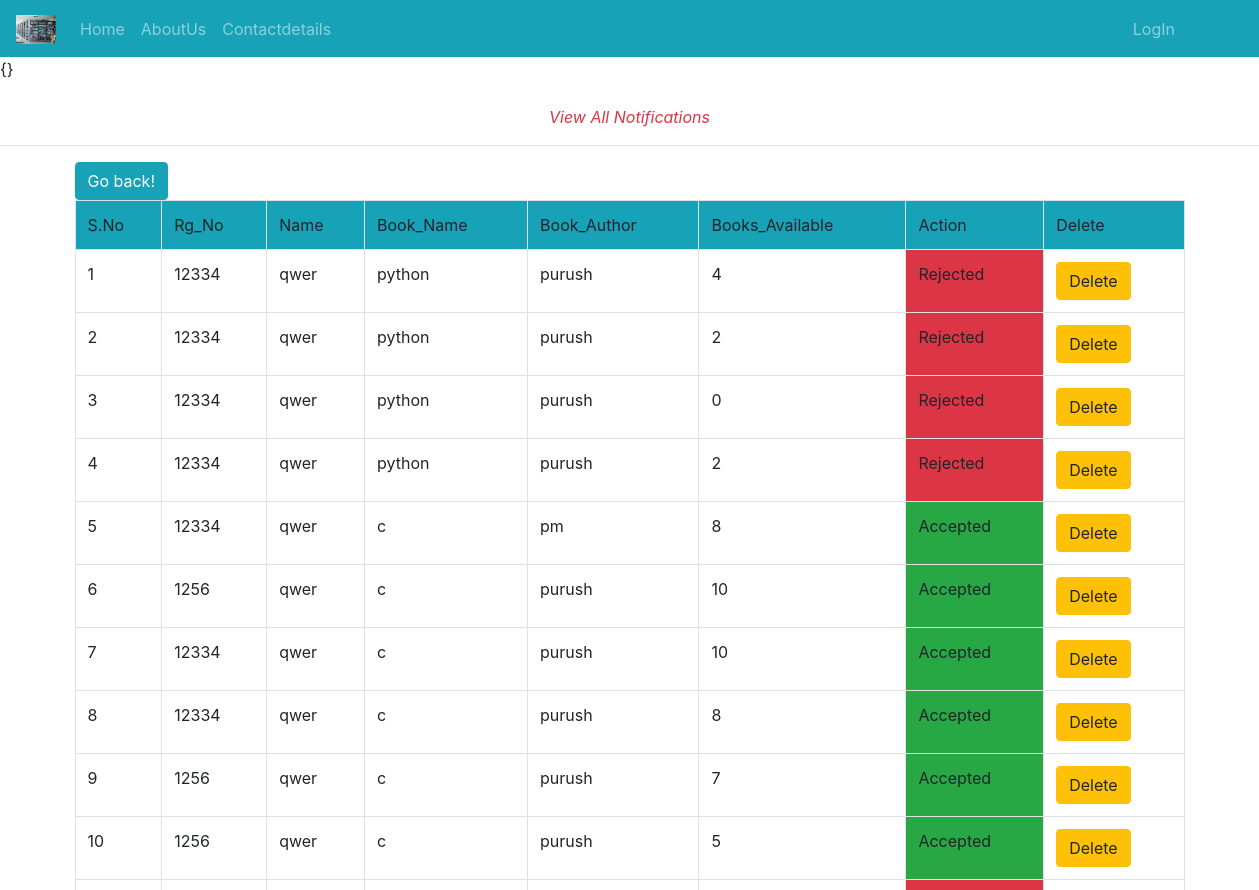
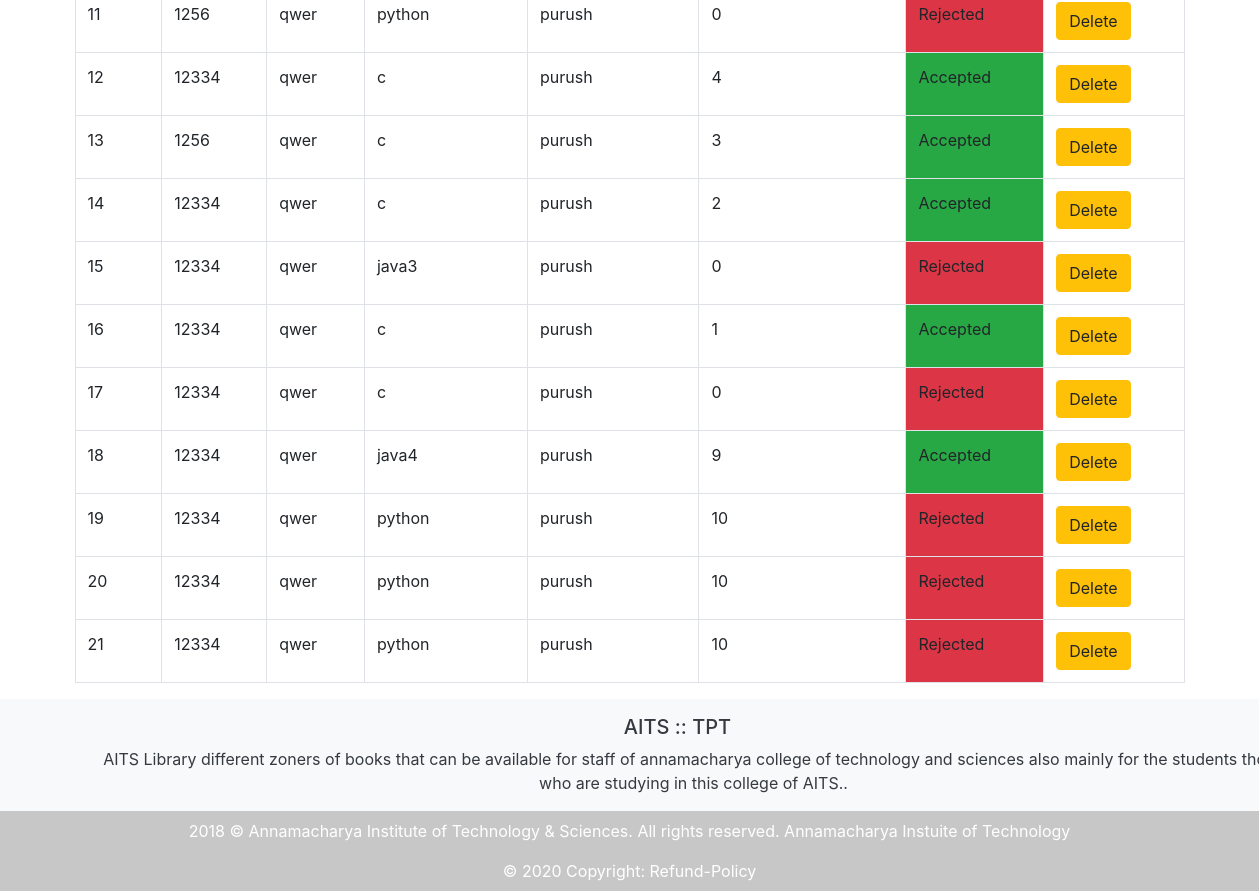
/notipending/, run on an earlier commit of the app's database (2 pictures, top to bottom).
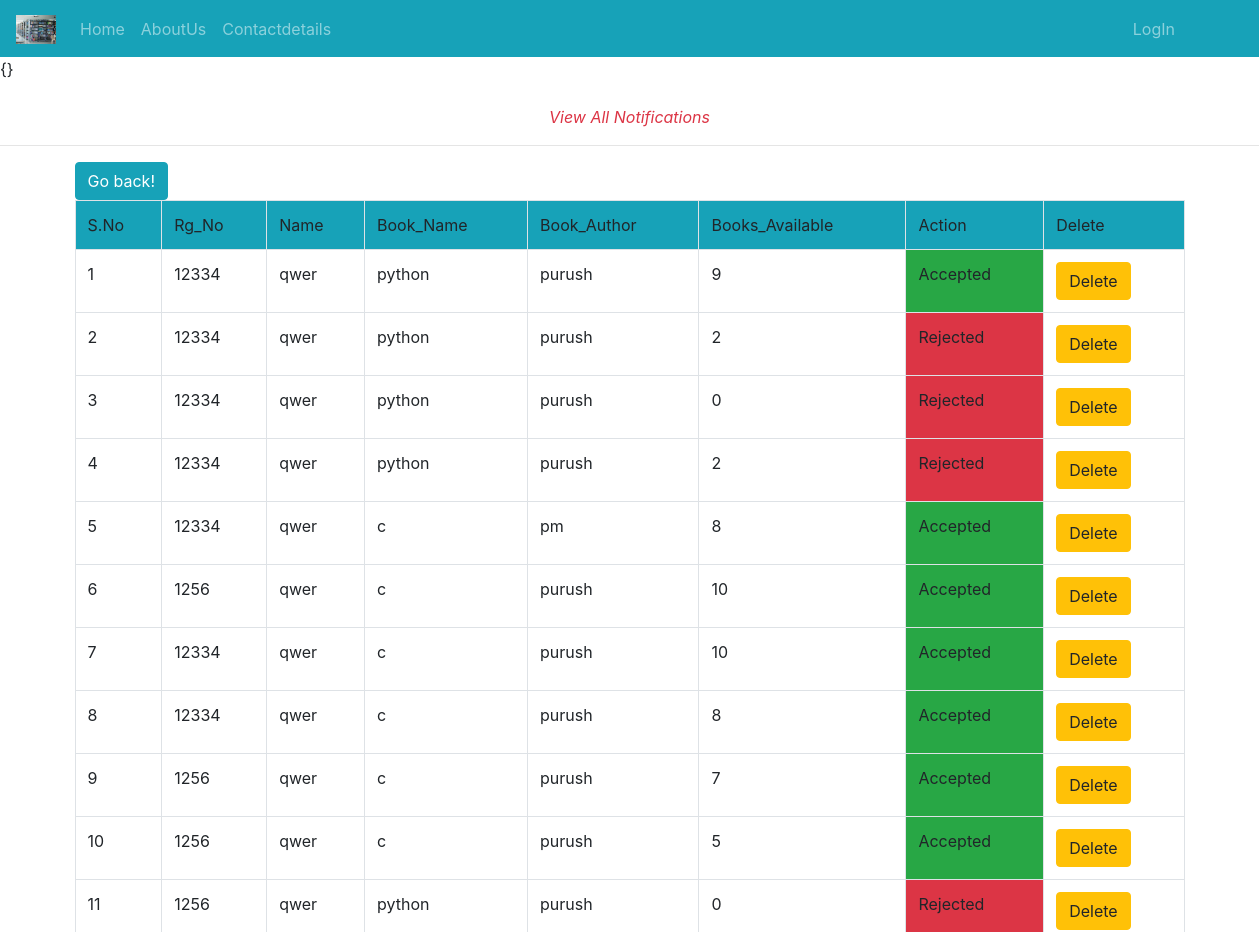
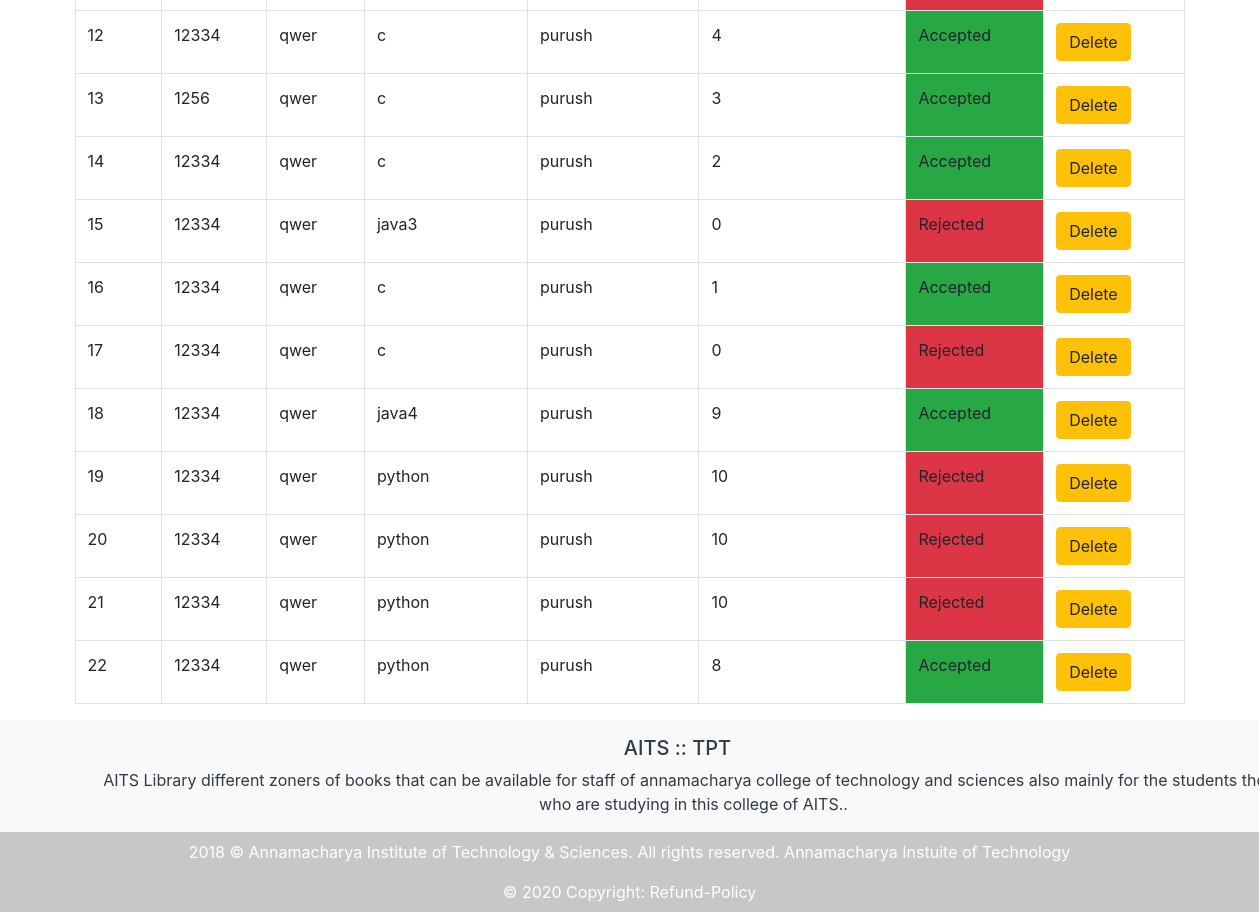
And on a later commit of the database (2 pictures, top to bottom).
### NoteApp/models.py (models this page shows)
class st_admin_data(models.Model):
	Rg_No=models.CharField(max_length=120)
	Branch=models.CharField(max_length=120)
	Name=models.CharField(max_length=120)
	issue_status=models.IntegerField(default=0)
	Book_name=models.CharField(max_length=120)
	Book_author=models.CharField(max_length=120)
	Book_count=models.IntegerField(default=0)
	Issue_date=models.DateField(blank=True,null=True)
	Expire_date=models.DateField(blank=True,null=True)
	uid=models.ForeignKey(User,on_delete=models.CASCADE)

### NoteApp/views.py (the view)
# urls.py: path('notipending/',views.notipending,name="notipending"),
def notipending(req):
	pending2=st_admin_data.objects.all()
	data=Books_Avail.objects.filter()
	return render(req,'html/noti_pendingdata.html',{'p':pending2})

### NoteApp/templates/html/noti_pendingdata.html (shortened to what this page needs)
{% extends 'html/base.html' %}
{% load static %}
{% block content %}
<div class="text-center text-danger">
	<br>
	<span><i>View All Notifications</i></span>
</div>
<hr>
<div class="container">
	<table class="table table-bordered">
		<input type="button" value="Go back!" onclick="history.back()" class="btn btn-info">
		<tr class="bg bg-info">
			<td>S.No</td>
			<td>Rg_No</td>
			<td>Name</td>
			<td>Book_Name</td>
			<td>Book_Author</td>
			<td>Books_Available</td>
			<td>Action</td>
			<td>Delete</td>
		</tr>
		{% for i in p %}
		<tr>
			<td>{{forloop.counter}}</td>
			<td>{{i.Rg_No}}</td>
			<td>{{i.Name}}</td>
			<td>{{i.Book_name}}</td>
			<td>{{i.Book_author}}</td>
			<td>{{i.Book_count}}</td>
			{% if i.issue_status is 0 %}
			<td><a class="confirm-accept btn btn-danger" href="{% url 'acceptadmin' i.id %}">Accept</a><a class="ml-2 confirm-reject btn btn-info" href="{% url 'rejectadmin' i.id %}">Reject</a>
			</td>
			{% elif i.issue_status is 1 %}
			<td class="bg-success">Accepted</td>
			{% elif i.issue_status is 2 %}
			<td class="bg-danger">Rejected</td>
			{% else %}
			<td class="bg-danger">Rejected</td>
			{% endif %}
			<td><a class="confirm-delete btn btn-warning" href="{% url 'datadelete' i.id %}">Delete</a></td>
		</tr>
		{% endfor %}
	</table>
</div>
{% endblock %}

### NoteApp/templates/html/base.html (shortened to what this page needs)
{% load static %}
<!DOCTYPE html>
<html lang="en">
<html lang="telugu">
<head>
  <link rel="stylesheet" href="{% static 'css/bootstrap.min.css' %}">
</head>
<body>
  {% include 'html/navbar.html' %}
  {}
  {% block content %}
  {% endblock %}
<footer class="bg-light text-dark text-center text-lg-start ">
  <div class="col mx-5 md-4">
      <div class="text-center p-2">
</div>
        <h5 class="text-center text-uppercase"> AITS :: TPT</h5><div class="col mx-3">
        <p>
         AITS Library  different zoners of books that can be available for staff of annamacharya college of technology and sciences also mainly for the students those who are studying in this college of AITS..
        </p>
      </div>
    </div>
   <div class="text-center text-white p-2" style="background-color: rgba(0, 0, 0, 0.2);">
    2018 © Annamacharya Institute of Technology & Sciences. All rights reserved.
    <a class="text-white" href="https://www.aits-tpt.edu.in">Annamacharya Instuite of Technology</a>
  </div>
  <div class="text-center text-white p-2" style="background-color: rgba(0, 0, 0, 0.2);">
    © 2020 Copyright:
    <a class="text-white" href="https://aits-tpt-edu.in/refund-policy/">Refund-Policy</a>
  </div>
</footer>
</body>
</html>

### NoteApp/templates/html/navbar.html (shortened to what this page needs)
{% load static %}
<nav class="navbar navbar-expand-sm bg-info navbar-dark  navbar-expand-sm">
  <a class="navbar-brand" href="{% url 'hm' %}">
    <img src="{% static 'images/libnew.jpg' %}" alt="logo" style="width:40px;">
  </a>
  <div class="collapse navbar-collapse" id="collapsibleNavbar">
  <ul class="navbar-nav">
    {% if not user.is_authenticated %}
    <li class="nav-item">
      <a class="nav-link" href="{% url 'hm' %}">Home</a>
    </li>
    <li class="nav-item">
      <a class="nav-link" href="{% url 'at' %}">AboutUs</a>
    </li>
   <li class="nav-item">
      <a class="nav-link" href="{% url 'ct' %}">Contactdetails</a>
    </li>
    {% endif %}
  </ul>
  <ul class="navbar-nav ml-auto" style="margin-right:60px">
    {% if not user.is_authenticated %}
    <li class="nav-item">
      <a class="nav-link" href="{% url 'log' %}">LogIn</a>
    </li>
{% endif %}
</ul>
</div>
</nav>

What changed in the data, as far as the page shows it:
changed st_admin_data (number 1 of 22 on the later page): Book_count "4" → "9"; issue_status "Rejected" → "Accepted"
added st_admin_data: Rg_No "12334", Name "qwer", Book_name "python", Book_author "purush", Book_count "8", issue_status "Accepted"
